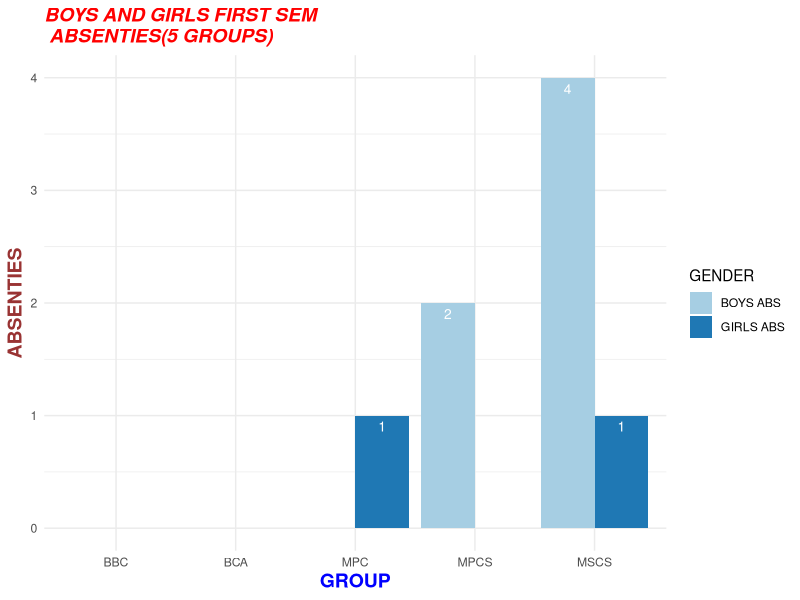
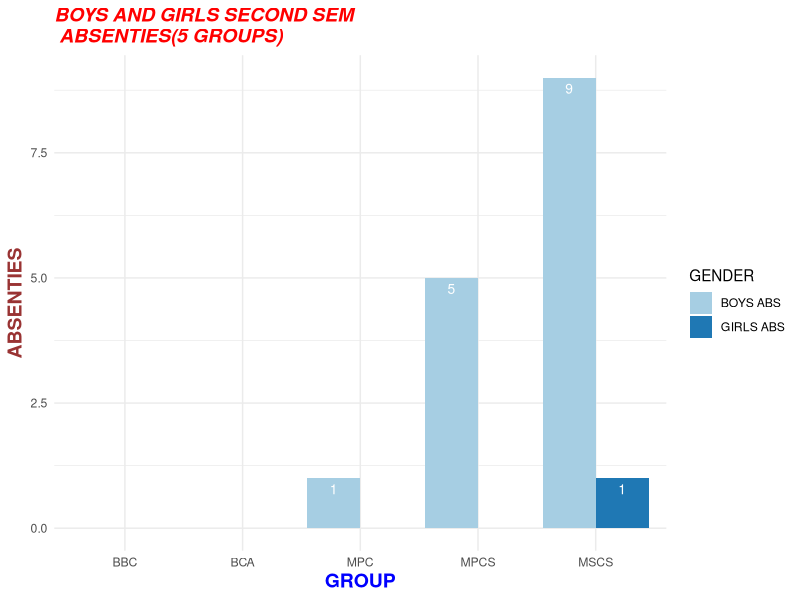
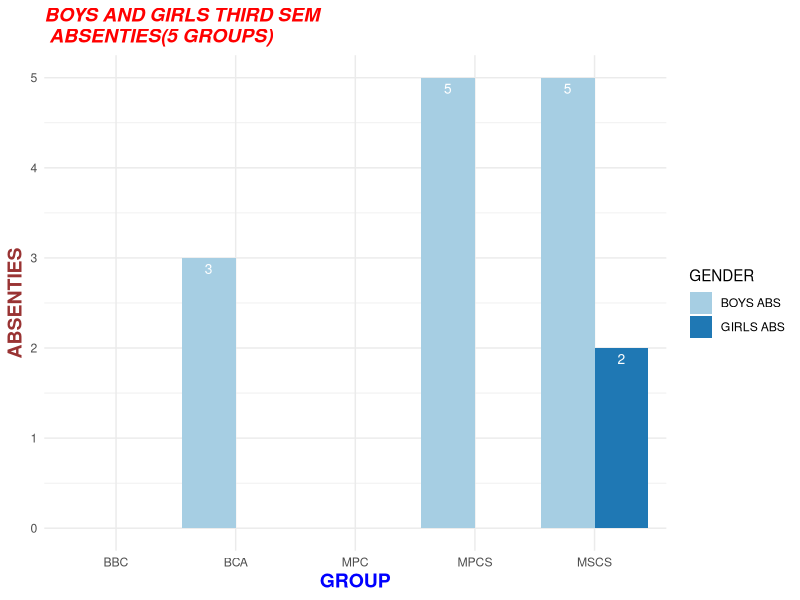
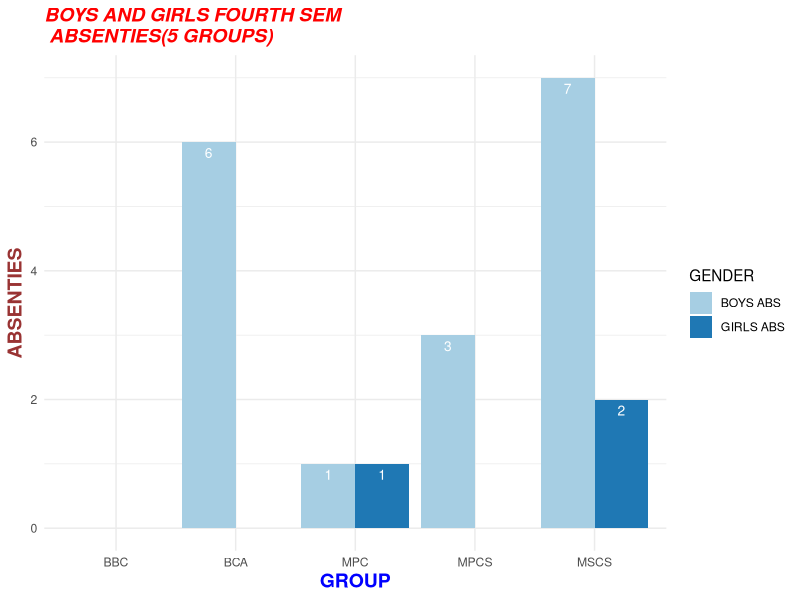
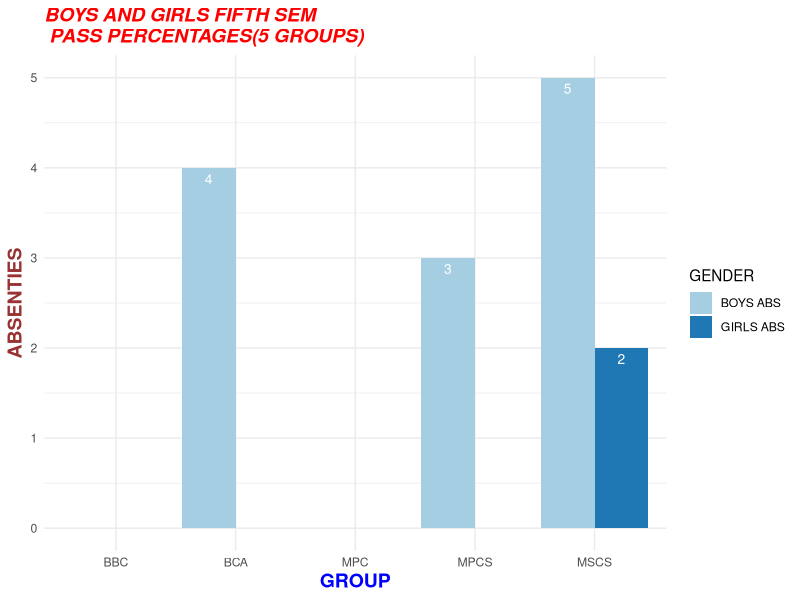

Generate these figures, in order, with R:
getwd()
setwd("C:\\RDASH")
s=read.csv("RESANAL.csv")

s2=subset(s,SEMNO.==1 & GROUP=="M.S.CS." )
for(i in 1:length(s2$RNO))
  ifelse(((s2$HVPE[i]==0) | (s2$ENV[i]==0) | (s2$ENG.I[i]==0) | (s2$ENG.E[i]==0) | (s2$SAN.I[i]==0) | (s2$SAN.E[i]==0) | (s2$C.1.INT[i]==0) | (s2$C.1.EXT[i]==0) | (s2$C.2.INT[i]==0) |(s2$C.2.EXT[i]==0) | (s2$C.2P[i]==0) | (s2$C.3.INT[i]==0) |(s2$C.3.EXT[i]==0) | (s2$C.3P[i]==0)),s2$overallresult[i]<-"ABSENT",s2$overallresult[i]<-"PRESENT")  
s3=s2[-c(8:50)]
s4=subset(s3,GENDER=="M")
s5=subset(s3,GENDER=="F")
ba11=length(s4$overallresult[s4$overallresult=="ABSENT"])
ga11=length(s5$overallresult[s5$overallresult=="ABSENT"])

s7=subset(s,SEMNO.==1 & GROUP=="M.P.CS.")
for(i in 1:length(s7$RNO))
  ifelse(((s7$HVPE[i]==0) | (s7$ENV[i]==0) | (s7$ENG.I[i]==0) | (s7$ENG.E[i]==0) | (s7$SAN.I[i]==0) | (s7$SAN.E[i]==0) | (s7$C.1.INT[i]==0) | (s7$C.1.EXT[i]==0) | (s7$C.2.INT[i]==0) |(s7$C.2.EXT[i]==0) | (s7$C.2P[i]==0) | (s7$C.3.INT[i]==0) |(s7$C.3.EXT[i]==0) | (s7$C.3P[i]==0)),s7$overallresult[i]<-"ABSENT",s7$overallresult[i]<-"PRESENT")  
s7=s7[-c(8:50)]
s8=subset(s7,GENDER=="M")
s9=subset(s7,GENDER=="F")
ba12=length(s8$overallresult[s8$overallresult=="ABSENT"])
ga12=length(s9$overallresult[s9$overallresult=="ABSENT"])

s11=subset(s,SEMNO.==1 & GROUP=="M.P.C.")
for(i in 1:length(s11$RNO))
  ifelse(((s11$HVPE[i]==0) | (s11$ENV[i]==0) | (s11$ENG.I[i]==0) | (s11$ENG.E[i]==0) | (s11$SAN.I[i]==0) | (s11$SAN.E[i]==0) | (s11$C.1.INT[i]==0) | (s11$C.1.EXT[i]==0) | (s11$C.2.INT[i]==0) |(s11$C.2.EXT[i]==0) | (s11$C.2P[i]==0) | (s11$C.3.INT[i]==0) |(s11$C.3.EXT[i]==0) | (s11$C.3P[i]==0)),s11$overallresult[i]<-"ABSENT",s11$overallresult[i]<-"PRESENT")  
s11=s11[-c(8:50)]
s12=subset(s11,GENDER=="M")
s13=subset(s11,GENDER=="F")
ba13=length(s12$overallresult[s12$overallresult=="ABSENT"])
ga13=length(s13$overallresult[s13$overallresult=="ABSENT"])

s15=subset(s,SEMNO.==1 & GROUP=="B.B.C.")
for(i in 1:length(s15$RNO))
  ifelse(((s15$HVPE[i]==0) | (s15$ENV[i]==0) | (s15$ENG.I[i]==0) | (s15$ENG.E[i]==0) | (s15$SAN.I[i]==0) | (s15$SAN.E[i]==0) | (s15$C.1.INT[i]==0) | (s15$C.1.EXT[i]==0) | (s15$C.2.INT[i]==0) |(s15$C.2.EXT[i]==0) | (s15$C.2P[i]==0) | (s15$C.3.INT[i]==0) |(s15$C.3.EXT[i]==0) | (s15$C.3P[i]==0) | (s15$C.1P[i]==0)), s15$overallresult[i]<-"ABSENT",s15$overallresult[i]<-"PRESENT")  
s15=s15[-c(8:50)]
s16=subset(s15,GENDER=="M")
s17=subset(s15,GENDER=="F")
ba14=length(s16$overallresult[s16$overallresult=="ABSENT"])
ga14=length(s17$overallresult[s17$overallresult=="ABSENT"])

s19=subset(s,SEMNO.==1 & GROUP=="B.C.A.")
for(i in 1:length(s19$RNO))
  ifelse(((s19$HVPE[i]==0) | (s19$ENV[i]==0) | (s19$ENG.I[i]==0) | (s19$ENG.E[i]==0) | (s19$SAN.I[i]==0) | (s19$SAN.E[i]==0) | (s19$C.1.INT[i]==0) | (s19$C.1.EXT[i]==0) | (s19$C.2.INT[i]==0) |(s19$C.2.EXT[i]==0) | (s19$C.2P[i]==0) | (s19$C.3.INT[i]==0) |(s19$C.3.EXT[i]==0) | (s19$C.3P[i]==0)), s19$overallresult[i]<-"ABSENT",s19$overallresult[i]<-"PRESENT")  
s19=s19[-c(8:50)]
s20=subset(s19,GENDER=="M")
s21=subset(s19,GENDER=="F")
ba15=length(s20$overallresult[s20$overallresult=="ABSENT"])
ga15=length(s21$overallresult[s21$overallresult=="ABSENT"])

s22=c(ba11,ga11,ba12,ga12,ba13,ga13,ba14,ga14,ba15,ga15)
s23=c("BOYS ABS","GIRLS ABS","BOYS ABS","GIRLS ABS","BOYS ABS","GIRLS ABS","BOYS ABS","GIRLS ABS","BOYS ABS","GIRLS ABS")
s24=c("MSCS","MSCS","MPCS","MPCS","MPC","MPC","BBC","BBC","BCA","BCA")
b=c(1,2,1,2,1,2,1,2,1,2)
firstsemA=data.frame(b,s22,s23,s24)
colnames(firstsemA)=c("SEM NO","ABSENTIES","GENDER","GROUP")

library(ggplot2)
#ggplot(data=MSCS,aes(fill=gender,x=semno,y=PassPercentages))+geom_bar(position="dodge",stat="identity") 

ggplot(data=firstsemA, aes(x=GROUP, y=ABSENTIES, fill=GENDER)) +
  geom_bar(stat="identity", position=position_dodge())+
  geom_text(aes(label=ABSENTIES), vjust=1.6, color="white",
            position = position_dodge(0.9), size=3.5)+
  scale_fill_brewer(palette="Paired")+
  theme_minimal()+ ggtitle("BOYS AND GIRLS FIRST SEM \n ABSENTIES(5 GROUPS)")+
  theme( plot.title = element_text(color="red", size=14, face="bold.italic"), 
         axis.title.x = element_text(color="blue", size=14, face="bold"),
         axis.title.y = element_text(color="#993333", size=14, face="bold"))

s26=subset(s,SEMNO.==2 & GROUP=="M.S.CS.")
for(i in 1:length(s26$RNO))
  ifelse(((s26$CSS.1[i]==0) | (s26$ICT.1[i]==0) | (s26$ENG.I[i]==0) | (s26$ENG.E[i]==0) | (s26$SAN.I[i]==0) | (s26$SAN.E[i]==0) | (s26$C.1.INT[i]==0) | (s26$C.1.EXT[i]==0) | (s26$C.2.INT[i]==0) |(s26$C.2.EXT[i]==0) | (s26$C.2P[i]==0) | (s26$C.3.INT[i]==0) |(s26$C.3.EXT[i]==0) | (s26$C.3P[i]==0)),s26$overallresult[i]<-"ABSENT",s26$overallresult[i]<-"PRESENT")  
s26=s26[-c(8:50)]
s27=subset(s26,GENDER=="M")
s28=subset(s26,GENDER=="F")
ba21=length(s27$overallresult[s27$overallresult=="ABSENT"])
ga21=length(s28$overallresult[s28$overallresult=="ABSENT"])

s29=subset(s,SEMNO.==2 & GROUP=="M.P.CS.")
for(i in 1:length(s29$RNO))
  ifelse(((s29$CSS.1[i]==0) | (s29$ICT.1[i]==0) | (s29$ENG.I[i]==0) | (s29$ENG.E[i]==0) | (s29$SAN.I[i]==0) | (s29$SAN.E[i]==0) | (s29$C.1.INT[i]==0) | (s29$C.1.EXT[i]==0) | (s29$C.2.INT[i]==0) |(s29$C.2.EXT[i]==0) | (s29$C.2P[i]==0) | (s29$C.3.INT[i]==0) |(s29$C.3.EXT[i]==0) | (s29$C.3P[i]==0)),s29$overallresult[i]<-"ABSENT",s29$overallresult[i]<-"PRESENT")  
s29=s29[-c(8:50)]
s30=subset(s29,GENDER=="M")
s31=subset(s29,GENDER=="F")
ba22=length(s30$overallresult[s30$overallresult=="ABSENT"])
ga22=length(s31$overallresult[s31$overallresult=="ABSENT"])

s32=subset(s,SEMNO.==2 & GROUP=="M.P.C.")
for(i in 1:length(s32$RNO))
  ifelse(((s32$CSS.1[i]==0) | (s32$ICT.1[i]==0) | (s32$ENG.I[i]==0) | (s32$ENG.E[i]==0) | (s32$SAN.I[i]==0) | (s32$SAN.E[i]==0) | (s32$C.1.INT[i]==0) | (s32$C.1.EXT[i]==0) | (s32$C.2.INT[i]==0) |(s32$C.2.EXT[i]==0) | (s32$C.2P[i]==0) | (s32$C.3.INT[i]==0) |(s32$C.3.EXT[i]==0) | (s32$C.3P[i]==0)),s32$overallresult[i]<-"ABSENT",s32$overallresult[i]<-"PRESENT")  
s32=s32[-c(8:50)]
s33=subset(s32,GENDER=="M")
s34=subset(s32,GENDER=="F")
ba23=length(s33$overallresult[s33$overallresult=="ABSENT"])
ga23=length(s34$overallresult[s34$overallresult=="ABSENT"])

s35=subset(s,SEMNO.==2 & GROUP=="B.B.C.")
for(i in 1:length(s35$RNO))
  ifelse(((s35$CSS.1[i]==0) | (s35$ICT.1[i]==0) | (s35$ENG.I[i]==0) | (s35$ENG.E[i]==0) | (s35$SAN.I[i]==0) | (s35$SAN.E[i]==0) | (s35$C.1.INT[i]==0) | (s35$C.1.EXT[i]==0) | (s35$C.2.INT[i]==0) |(s35$C.2.EXT[i]==0) | (s35$C.2P[i]==0) | (s35$C.3.INT[i]==0) |(s35$C.3.EXT[i]==0) | (s35$C.3P[i]==0) | (s35$C.1P[i]==0)),s35$overallresult[i]<-"ABSENT",s35$overallresult[i]<-"PRESENT")  
s35=s35[-c(8:50)]
s36=subset(s35,GENDER=="M")
s37=subset(s35,GENDER=="F")
ba24=length(s36$overallresult[s36$overallresult=="ABSENT"])
ga24=length(s37$overallresult[s37$overallresult=="ABSENT"])

s38=subset(s,SEMNO.==2 & GROUP=="B.C.A.")
for(i in 1:length(s38$RNO))
  ifelse(((s38$CSS.1[i]==0) | (s38$ICT.1[i]==0) | (s38$ENG.I[i]==0) | (s38$ENG.E[i]==0) | (s38$SAN.I[i]==0) | (s38$SAN.E[i]==0) | (s38$C.1.INT[i]==0) | (s38$C.1.EXT[i]==0) | (s38$C.2.INT[i]==0) |(s38$C.2.EXT[i]==0) | (s38$C.2P[i]==0) | (s38$C.3.INT[i]==0) |(s38$C.3.EXT[i]==0) | (s38$C.3P[i]==0)),s38$overallresult[i]<-"ABSENT",s38$overallresult[i]<-"PRESENT")  
s38=s38[-c(8:50)]
s39=subset(s38,GENDER=="M")
s40=subset(s38,GENDER=="F")
ba25=length(s39$overallresult[s39$overallresult=="ABSENT"])
ga25=length(s40$overallresult[s40$overallresult=="ABSENT"])

s41=c(ba21,ga21,ba22,ga22,ba23,ga23,ba24,ga24,ba25,ga25)
s42=c("BOYS ABS","GIRLS ABS","BOYS ABS","GIRLS ABS","BOYS ABS","GIRLS ABS","BOYS ABS","GIRLS ABS","BOYS ABS","GIRLS ABS")
s43=c("MSCS","MSCS","MPCS","MPCS","MPC","MPC","BBC","BBC","BCA","BCA")
secondsemA=data.frame(b,s41,s42,s43)
colnames(secondsemA)=c("SEM NO","ABSENTIES","GENDER","GROUP")

#ggplot(data=MSCS,aes(fill=gender,x=semno,y=PassPercentages))+geom_bar(position="dodge",stat="identity") 

ggplot(data=secondsemA, aes(x=GROUP, y=ABSENTIES, fill=GENDER)) +
  geom_bar(stat="identity", position=position_dodge())+
  geom_text(aes(label=ABSENTIES), vjust=1.6, color="white",
            position = position_dodge(0.9), size=3.5)+
  scale_fill_brewer(palette="Paired")+
  theme_minimal()+ ggtitle("BOYS AND GIRLS SECOND SEM\n ABSENTIES(5 GROUPS)")+
  theme( plot.title = element_text(color="red", size=14, face="bold.italic"), 
         axis.title.x = element_text(color="blue", size=14, face="bold"),
         axis.title.y = element_text(color="#993333", size=14, face="bold"))

s45=subset(s,SEMNO.==3 & GROUP=="M.S.CS.")
for(i in 1:length(s45$RNO))
  ifelse(((s45$CSS.2[i]==0) | (s45$ICT.2[i]==0) | (s45$ENG.I[i]==0) | (s45$ENG.E[i]==0) | (s45$SAN.I[i]==0) | (s45$SAN.E[i]==0) | (s45$C.1.INT[i]==0) | (s45$C.1.EXT[i]==0) | (s45$C.2.INT[i]==0) |(s45$C.2.EXT[i]==0) | (s45$C.2P[i]==0) | (s45$C.3.INT[i]==0) |(s45$C.3.EXT[i]==0) | (s45$C.3P[i]==0)),s45$overallresult[i]<-"ABSENT",s45$overallresult[i]<-"PRESENT")  
s45=s45[-c(8:50)]
s46=subset(s45,GENDER=="M")
s47=subset(s45,GENDER=="F")
ba31=length(s46$overallresult[s46$overallresult=="ABSENT"])
ga31=length(s47$overallresult[s47$overallresult=="ABSENT"])

s48=subset(s,SEMNO.==3 & GROUP=="M.P.CS.")
for(i in 1:length(s48$RNO))
  ifelse(((s48$CSS.2[i]==0) | (s48$ICT.2[i]==0) | (s48$ENG.I[i]==0) | (s48$ENG.E[i]==0) | (s48$SAN.I[i]==0) | (s48$SAN.E[i]==0) | (s48$C.1.INT[i]==0) | (s48$C.1.EXT[i]==0) | (s48$C.2.INT[i]==0) |(s48$C.2.EXT[i]==0) | (s48$C.2P[i]==0) | (s48$C.3.INT[i]==0) |(s48$C.3.EXT[i]==0) | (s48$C.3P[i]==0)),s48$overallresult[i]<-"ABSENT",s48$overallresult[i]<-"PRESENT")  
s48=s48[-c(8:50)]
s49=subset(s48,GENDER=="M")
s50=subset(s48,GENDER=="F")
ba32=length(s49$overallresult[s49$overallresult=="ABSENT"])
ga32=length(s50$overallresult[s50$overallresult=="ABSENT"])

s51=subset(s,SEMNO.==3 & GROUP=="M.P.C.")
for(i in 1:length(s51$RNO))
  ifelse(((s51$CSS.2[i]==0) | (s51$ICT.2[i]==0) | (s51$ENG.I[i]==0) | (s51$ENG.E[i]==0) | (s51$SAN.I[i]==0) | (s51$SAN.E[i]==0) | (s51$C.1.INT[i]==0) | (s51$C.1.EXT[i]==0) | (s51$C.2.INT[i]==0) |(s51$C.2.EXT[i]==0) | (s51$C.2P[i]==0) | (s51$C.3.INT[i]==0) |(s51$C.3.EXT[i]==0) | (s51$C.3P[i]==0)),s51$overallresult[i]<-"ABSENT",s51$overallresult[i]<-"PRECENT")  
s51=s51[-c(8:50)]
s52=subset(s51,GENDER=="M")
s53=subset(s51,GENDER=="F")
ba33=length(s52$overallresult[s52$overallresult=="ABSENT"])
ga33=length(s53$overallresult[s53$overallresult=="ABSENT"])

s54=subset(s,SEMNO.==3 & GROUP=="B.B.C.")
for(i in 1:length(s54$RNO))
  ifelse(((s54$CSS.2[i]==0) | (s54$ICT.2[i]==0) | (s54$ENG.I[i]==0) | (s54$ENG.E[i]==0) | (s54$SAN.I[i]==0) | (s54$SAN.E[i]==0) | (s54$C.1.INT[i]==0) | (s54$C.1.EXT[i]==0) | (s54$C.2.INT[i]==0) |(s54$C.2.EXT[i]==0) | (s54$C.2P[i]==0) | (s54$C.3.INT[i]==0) |(s54$C.3.EXT[i]==0) | (s54$C.3P[i]==0) | (s54$C.1P[i]==0)),s54$overallresult[i]<-"ABSENT",s54$overallresult[i]<-"PRESENT")  
s54=s54[-c(8:50)]
s55=subset(s54,GENDER=="M")
s56=subset(s54,GENDER=="F")
ba34=length(s55$overallresult[s55$overallresult=="ABSENT"])
ga34=length(s56$overallresult[s56$overallresult=="ABSENT"])

s57=subset(s,SEMNO.==3 & GROUP=="B.C.A.")
for(i in 1:length(s57$RNO))
  ifelse(((s57$CSS.2[i]==0) | (s57$ICT.2[i]==0) | (s57$ENG.I[i]==0) | (s57$ENG.E[i]==0) | (s57$TALLY[i]==0)  | (s57$C.1.INT[i]==0) | (s57$C.1.EXT[i]==0) | (s57$C.2.INT[i]==0) |(s57$C.2.EXT[i]==0) | (s57$C.2P[i]==0) | (s57$C.3.INT[i]==0) |(s57$C.3.EXT[i]==0) | (s57$C.3P[i]==0)),s57$overallresult[i]<-"ABSENT",s57$overallresult[i]<-"PRESENT")  
s57=s57[-c(8:50)]
s58=subset(s57,GENDER=="M")
s59=subset(s57,GENDER=="F")
ba35=length(s58$overallresult[s58$overallresult=="ABSENT"])
ga35=length(s59$overallresult[s59$overallresult=="ABSENT"])

s60=c(ba31,ga31,ba32,ga32,ba33,ga33,ba34,ga34,ba35,ga35)
s61=c("BOYS ABS","GIRLS ABS","BOYS ABS","GIRLS ABS","BOYS ABS","GIRLS ABS","BOYS ABS","GIRLS ABS","BOYS ABS","GIRLS ABS")
s62=c("MSCS","MSCS","MPCS","MPCS","MPC","MPC","BBC","BBC","BCA","BCA")
thirdsemA=data.frame(b,s60,s61,s62)
colnames(thirdsemA)=c("SEM NO","ABSENTIES","GENDER","GROUP")

#ggplot(data=MSCS,aes(fill=gender,x=semno,y=PassPercentages))+geom_bar(position="dodge",stat="identity") 

ggplot(data=thirdsemA, aes(x=GROUP, y=ABSENTIES, fill=GENDER)) +
  geom_bar(stat="identity", position=position_dodge())+
  geom_text(aes(label=ABSENTIES), vjust=1.6, color="white",
            position = position_dodge(0.9), size=3.5)+
  scale_fill_brewer(palette="Paired")+
  theme_minimal()+ ggtitle("BOYS AND GIRLS THIRD SEM\n ABSENTIES(5 GROUPS)")+
  theme( plot.title = element_text(color="red", size=14, face="bold.italic"), 
         axis.title.x = element_text(color="blue", size=14, face="bold"),
         axis.title.y = element_text(color="#993333", size=14, face="bold"))

s64=subset(s,SEMNO.==4 & GROUP=="M.S.CS.")
for(i in 1:length(s64$RNO))
  ifelse(((s64$CSS.3[i]==0) | (s64$ANAL[i]==0) | (s64$LEAD[i]==0) | (s64$ENTP[i]==0) | (s64$C.1.INT[i]==0) | (s64$C.1.EXT[i]==0) | (s64$C.2.INT[i]==0) |(s64$C.2.EXT[i]==0) | (s64$C.2P[i]==0) | (s64$C.3.INT[i]==0) |(s64$C.3.EXT[i]==0) | (s64$C.3P[i]==0)),s64$overallresult[i]<-"ABSENT",s64$overallresult[i]<-"PRESENT")  
s64=s64[-c(8:50)]
s65=subset(s64,GENDER=="M")
s66=subset(s64,GENDER=="F")
ba41=length(s65$overallresult[s65$overallresult=="ABSENT"])
ga41=length(s66$overallresult[s66$overallresult=="ABSENT"])

s67=subset(s,SEMNO.==4 & GROUP=="M.P.CS.")
for(i in 1:length(s67$RNO))
  ifelse(((s67$CSS.3[i]==0) | (s67$ANAL[i]==0) | (s67$LEAD[i]==0) | (s67$ENTP[i]==0) | (s67$C.1.INT[i]==0) | (s67$C.1.EXT[i]==0) | (s67$C.2.INT[i]==0) |(s67$C.2.EXT[i]==0) | (s67$C.2P[i]==0) | (s67$C.3.INT[i]==0) |(s67$C.3.EXT[i]==0) | (s67$C.3P[i]==0)),s67$overallresult[i]<-"ABSENT",s67$overallresult[i]<-"PRESENT")  
s67=s67[-c(8:50)]
s68=subset(s67,GENDER=="M")
s69=subset(s67,GENDER=="F")
ba42=length(s68$overallresult[s68$overallresult=="ABSENT"])
ga42=length(s69$overallresult[s69$overallresult=="ABSENT"])

s70=subset(s,SEMNO.==4 & GROUP=="M.P.C.")
for(i in 1:length(s70$RNO))
  ifelse(((s70$CSS.3[i]==0) | (s70$ANAL[i]==0) | (s70$LEAD[i]==0) | (s70$ENTP[i]==0) | (s70$C.1.INT[i]==0) | (s70$C.1.EXT[i]==0) | (s70$C.2.INT[i]==0) |(s70$C.2.EXT[i]==0) | (s70$C.2P[i]==0) | (s70$C.3.INT[i]==0) |(s70$C.3.EXT[i]==0) | (s70$C.3P[i]==0)),s70$overallresult[i]<-"ABSENT",s70$overallresult[i]<-"PRESENT")  
s70=s70[-c(8:50)]
s71=subset(s70,GENDER=="M")
s72=subset(s70,GENDER=="F")
ba43=length(s71$overallresult[s71$overallresult=="ABSENT"])
ga43=length(s72$overallresult[s72$overallresult=="ABSENT"])

s73=subset(s,SEMNO.==4 & GROUP=="B.B.C.")
for(i in 1:length(s73$RNO))
  ifelse(((s73$CSS.3[i]==0) | (s73$ANAL[i]==0) | (s73$LEAD[i]==0) | (s73$ENTP[i]==0) | (s73$C.1.INT[i]==0) | (s73$C.1.EXT[i]==0) | (s73$C.2.INT[i]==0) |(s73$C.2.EXT[i]==0) | (s73$C.2P[i]==0) | (s73$C.3.INT[i]==0) |(s73$C.3.EXT[i]==0) | (s73$C.3P[i]==0)),s73$overallresult[i]<-"ABSENT",s73$overallresult[i]<-"PRESENT")  
s73=s73[-c(8:50)]
s74=subset(s73,GENDER=="M")
s75=subset(s73,GENDER=="F")
ba44=length(s74$overallresult[s74$overallresult=="ABSENT"])
ga44=length(s75$overallresult[s75$overallresult=="ABSENT"])

s76=subset(s,SEMNO.==4 & GROUP=="B.C.A.")
for(i in 1:length(s76$RNO))
  ifelse(((s76$CSS.3[i]==0) | (s76$ANAL[i]==0) | (s76$DRVW[i]==0) | (s76$CITI[i]==0) | (s76$C.1.INT[i]==0) | (s76$C.1.EXT[i]==0) | (s76$C.2.INT[i]==0) |(s76$C.2.EXT[i]==0) | (s76$C.2P[i]==0) | (s76$C.3.INT[i]==0) |(s76$C.3.EXT[i]==0) | (s76$C.3P[i]==0) | (s76$C.1P[i]==0)),s76$overallresult[i]<-"ABSENT",s76$overallresult[i]<-"PRESENT")  
s76=s76[-c(8:50)]
s77=subset(s76,GENDER=="M")
s78=subset(s76,GENDER=="F")
ba45=length(s77$overallresult[s77$overallresult=="ABSENT"])
ga45=length(s78$overallresult[s78$overallresult=="ABSENT"])

s79=c(ba41,ga41,ba42,ga42,ba43,ga43,ba44,ga44,ba45,ga45)
s80=c("BOYS ABS","GIRLS ABS","BOYS ABS","GIRLS ABS","BOYS ABS","GIRLS ABS","BOYS ABS","GIRLS ABS","BOYS ABS","GIRLS ABS")
s81=c("MSCS","MSCS","MPCS","MPCS","MPC","MPC","BBC","BBC","BCA","BCA")
fourthsemA=data.frame(b,s79,s80,s81)
colnames(fourthsemA)=c("SEM NO","ABSENTIES","GENDER","GROUP")

#ggplot(data=MSCS,aes(fill=gender,x=semno,y=PassPercentages))+geom_bar(position="dodge",stat="identity") 

ggplot(data=fourthsemA, aes(x=GROUP, y=ABSENTIES, fill=GENDER)) +
  geom_bar(stat="identity", position=position_dodge())+
  geom_text(aes(label=ABSENTIES), vjust=1.6, color="white",
            position = position_dodge(0.9), size=3.5)+
  scale_fill_brewer(palette="Paired")+
  theme_minimal()+ ggtitle("BOYS AND GIRLS FOURTH SEM\n ABSENTIES(5 GROUPS)")+
  theme( plot.title = element_text(color="red", size=14, face="bold.italic"), 
         axis.title.x = element_text(color="blue", size=14, face="bold"),
         axis.title.y = element_text(color="#993333", size=14, face="bold"))

s83=subset(s,SEMNO.==5 & GROUP=="M.S.CS.")
for(i in 1:length(s83$RNO))
  ifelse(((s83$C.4.INT[i]==0) | (s83$C.4.EXT[i]==0) | (s83$C.5.INT[i]==0) | (s83$C.5.EXT[i]==0) | (s83$C.5P[i]==0) | (s83$C.6.INT[i]==0) | (s83$C.6.EXT[i]==0) | (s83$C.6P[i]==0) | (s83$C.1.INT[i]==0) | (s83$C.1.EXT[i]==0) | (s83$C.2.INT[i]==0) |(s83$C.2.EXT[i]==0) | (s83$C.2P[i]==0) | (s83$C.3.INT[i]==0) |(s83$C.3.EXT[i]==0) | (s83$C.3P[i]==0)),s83$overallresult[i]<-"ABSENT",s83$overallresult[i]<-"PRESENT")  
s83=s83[-c(8:50)]
s84=subset(s83,GENDER=="M")
s85=subset(s83,GENDER=="F")
ba51=length(s84$overallresult[s84$overallresult=="ABSENT"])
ga51=length(s85$overallresult[s85$overallresult=="ABSENT"])

s86=subset(s,SEMNO.==5 & GROUP=="M.P.CS.")
for(i in 1:length(s86$RNO))
  ifelse(((s86$C.4.INT[i]==0) | (s86$C.4.EXT[i]==0) | (s86$C.5.INT[i]==0) | (s86$C.5.EXT[i]==0) | (s86$C.5P[i]==0) | (s86$C.6.INT[i]==0) | (s86$C.6.EXT[i]==0) | (s86$C.6P[i]==0) | (s86$C.1.INT[i]==0) | (s86$C.1.EXT[i]==0) | (s86$C.2.INT[i]==0) |(s86$C.2.EXT[i]==0) | (s86$C.2P[i]==0) | (s86$C.3.INT[i]==0) |(s86$C.3.EXT[i]==0) | (s86$C.3P[i]==0)),s86$overallresult[i]<-"ABSENT",s86$overallresult[i]<-"PRESENT")  
s86=s86[-c(8:50)]
s87=subset(s86,GENDER=="M")
s88=subset(s86,GENDER=="F")
ba52=length(s87$overallresult[s87$overallresult=="ABSENT"])
ga52=length(s88$overallresult[s88$overallresult=="ABSENT"])

s89=subset(s,SEMNO.==5 & GROUP=="M.P.C.")
for(i in 1:length(s89$RNO))
  ifelse(((s89$C.4.INT[i]==0) | (s89$C.4.EXT[i]==0) | (s89$C.5.INT[i]==0) | (s89$C.5.EXT[i]==0) | (s89$C.5P[i]==0) | (s89$C.6.INT[i]==0) | (s89$C.6.EXT[i]==0) | (s89$C.6P[i]==0) | (s89$C.1.INT[i]==0) | (s89$C.1.EXT[i]==0) | (s89$C.2.INT[i]==0) |(s89$C.2.EXT[i]==0) | (s89$C.2P[i]==0) | (s89$C.3.INT[i]==0) |(s89$C.3.EXT[i]==0) | (s89$C.3P[i]==0)),s89$overallresult[i]<-"ABSENT",s89$overallresult[i]<-"PRESENT")  
s89=s89[-c(8:50)]
s90=subset(s89,GENDER=="M")
s91=subset(s89,GENDER=="F")
ba53=length(s90$overallresult[s90$overallresult=="ABSENT"])
ga53=length(s91$overallresult[s91$overallresult=="ABSENT"])

s92=subset(s,SEMNO.==5 & GROUP=="B.B.C.")
for(i in 1:length(s92$RNO))
  ifelse(((s92$C.4.INT[i]==0) | (s92$C.4.EXT[i]==0) | (s92$C.5.INT[i]==0) | (s92$C.5.EXT[i]==0) | (s92$C.5P[i]==0) | (s92$C.6.INT[i]==0) | (s92$C.6.EXT[i]==0) | (s92$C.6P[i]==0) | (s92$C.1.INT[i]==0) | (s92$C.1.EXT[i]==0) | (s92$C.2.INT[i]==0) |(s92$C.2.EXT[i]==0) | (s92$C.2P[i]==0) | (s92$C.3.INT[i]==0) |(s92$C.3.EXT[i]==0) | (s92$C.3P[i]==0) |(s92$C.1P[i]==0) | (s92$C.4P[i]==0)),s92$overallresult[i]<-"ABSENT",s92$overallresult[i]<-"PRESENT")  
s92=s92[-c(8:50)]
s93=subset(s92,GENDER=="M")
s94=subset(s92,GENDER=="F")
ba54=length(s93$overallresult[s93$overallresult=="ABSENT"])
ga54=length(s94$overallresult[s94$overallresult=="ABSENT"])

s95=subset(s,SEMNO.==5 & GROUP=="B.C.A.")
for(i in 1:length(s95$RNO))
  ifelse(((s95$C.4.INT[i]==0) | (s95$C.4.EXT[i]==0) | (s95$C.5.INT[i]==0) | (s95$C.5.EXT[i]==0) | (s95$C.5P[i]==0) | (s95$C.1.INT[i]==0) | (s95$C.1.EXT[i]==0) | (s95$C.2.INT[i]==0) |(s95$C.2.EXT[i]==0) | (s95$C.3.INT[i]==0) |(s95$C.3.EXT[i]==0) | (s95$C.4P[i]==0)),s95$overallresult[i]<-"ABSENT",s95$overallresult[i]<-"PRESENT")  
s95=s95[-c(8:50)]
s96=subset(s95,GENDER=="M")
s97=subset(s95,GENDER=="F")
ba55=length(s96$overallresult[s96$overallresult=="ABSENT"])
ga55=length(s97$overallresult[s97$overallresult=="ABSENT"])

s98=c(ba51,ga51,ba52,ga52,ba53,ga53,ba54,ga54,ba55,ga55)
s99=c("BOYS ABS","GIRLS ABS","BOYS ABS","GIRLS ABS","BOYS ABS","GIRLS ABS","BOYS ABS","GIRLS ABS","BOYS ABS","GIRLS ABS")
s100=c("MSCS","MSCS","MPCS","MPCS","MPC","MPC","BBC","BBC","BCA","BCA")
fifthsemA=data.frame(b,s98,s99,s100)
colnames(fifthsemA)=c("SEM NO","ABSENTIES","GENDER","GROUP")

#ggplot(data=MSCS,aes(fill=gender,x=semno,y=PassPercentages))+geom_bar(position="dodge",stat="identity") 

ggplot(data=fifthsemA, aes(x=GROUP, y=ABSENTIES, fill=GENDER)) +
  geom_bar(stat="identity", position=position_dodge())+
  geom_text(aes(label=ABSENTIES), vjust=1.6, color="white",
            position = position_dodge(0.9), size=3.5)+
  scale_fill_brewer(palette="Paired")+
  theme_minimal()+ ggtitle("BOYS AND GIRLS FIFTH SEM\n PASS PERCENTAGES(5 GROUPS)")+
  theme( plot.title = element_text(color="red", size=14, face="bold.italic"), 
         axis.title.x = element_text(color="blue", size=14, face="bold"),
         axis.title.y = element_text(color="#993333", size=14, face="bold"))


